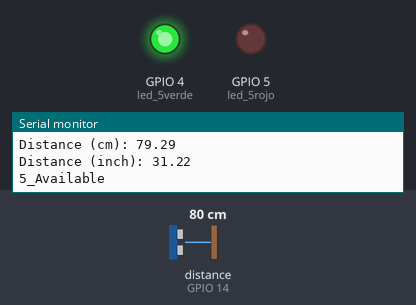
A sketch run on a simulated ESP8266 (NodeMCU). On the bench: output pins drawn as LEDs (lit = HIGH), the last lines printed to the serial monitor. Wiring (inferred from the names in the program): ultrasonic range finder: trigger GPIO 13; echo GPIO 14. Inputs (shaded band) come from the test bench; at power-on: distance to the obstacle (sensor on GPIO 14) 80 cm. The echo pulse lasts 58.3 µs per cm; WiFi joins after 1.5 s; servers stay silent unless stated; pins used as bus, display or sensor lines are not drawn.

Above: at 2.7 s.
2.8 s: distance to the obstacle (sensor on GPIO 14) set to 12 cm
5.1 s: distance to the obstacle (sensor on GPIO 14) set to 9 cm
At 7.4 s:
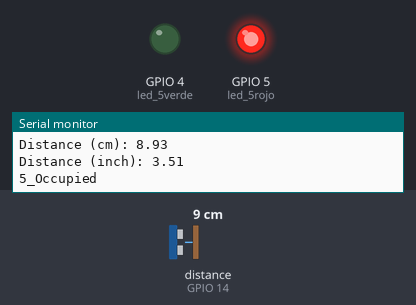
7.7 s: distance to the obstacle (sensor on GPIO 14) set to 18 cm
At 9.5 s:
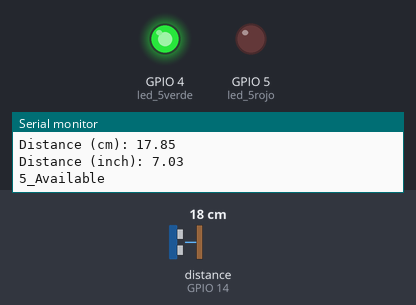
10.0 s: distance to the obstacle (sensor on GPIO 14) set to 2 cm
At 11.4 s:
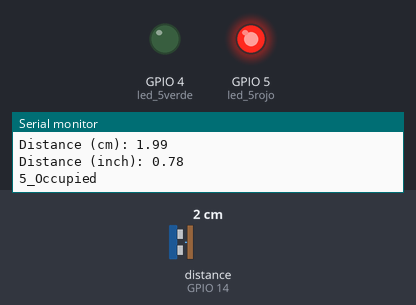
Timing chart, 0 to 13.0 s (numbered marks = the images above; inputs shaded):
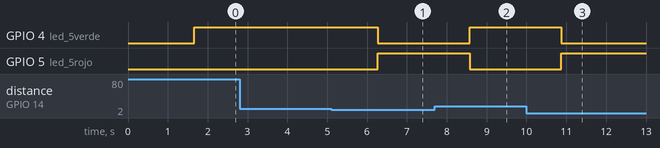

The sketch:

espacios_parqueo3.ino
```cpp
#include <ESP8266WiFi.h>   //node mcu


#include "FirebaseESP8266.h"


//Firebase settings
 #define project "parkiate-ki-default-rtdb.firebaseio.com"
#define secret "zofO8ckeIRWjFSqMT92wgNcPCUgXfkyyICunMnKH"

#define ssid "Le Sserafim"
#define password "579!!Oo296"


FirebaseData data_park;

//para el timestamp

//const char* ntpServer = "pool.ntp.org";

//const long  gmtOffset_sec = 21600;
//const int   daylightOffset_sec = 3600;


//Espacio5
const int trigPin5 = 13;  //D7
const int echoPin5 = 14; //D5
const int led_5verde= 4;  //D2
const int led_5rojo = 5;  //D1


//Peticion /Parking_Status/id_parqueo/id_slot/estado
//Ejemplo:/Parking_Status/-Mq73KmXyn-fx7tlnIQn/-N-t_vx07IoxzsBpIURf/estado


//Id del parqueo

const String id_parqueo="-Mq73KmXyn-fx7tlnIQn";


// Id de los slots


String id5= "-N4uuV9GgyRmemKZaZ3S";


String doc5= "/Parking_Status/"+id_parqueo+"/"+id5+"/estado";


//define sound velocity in cm/uS
#define SOUND_VELOCITY 0.034
#define CM_TO_INCH 0.393701
;


long duration5;
float distanceCm5;
float distanceInch5;

int timestamp;


void setup() {

  // Init and get the time


  Serial.begin(115200); // Starts the serial communication


      pinMode(led_5verde, OUTPUT); // Sets the echoPin as an Input
  pinMode(led_5rojo, OUTPUT);


     pinMode(trigPin5, OUTPUT); // Sets the trigPin as an Output
  pinMode(echoPin5, INPUT);


   WiFi.begin(ssid,password);
  while(WiFi.status() != WL_CONNECTED)
  {
    delay(100);
    Serial.print(".");
  }

  Firebase.begin(project,secret);

}

void loop() {


  digitalWrite(trigPin5, LOW);
  delayMicroseconds(2);
  // Sets the trigPin on HIGH state for 10 micro seconds
  digitalWrite(trigPin5, HIGH);
  delayMicroseconds(10);
  digitalWrite(trigPin5, LOW);

  // Reads the echoPin, returns the sound wave travel time in microseconds
  duration5 = pulseIn(echoPin5, HIGH);

  // Calculate the distance
  distanceCm5 = duration5 * SOUND_VELOCITY/2;

  // Convert to inches
  distanceInch5 = distanceCm5 * CM_TO_INCH;

  // Prints the distance on the Serial Monitor
  Serial.print("Distance (cm): ");
  Serial.println(distanceCm5);
  Serial.print("Distance (inch): ");
  Serial.println(distanceInch5);

      //Firebase.setFloat("distance", distancecm);

          //Firebase.setFloat(data_park,doc2, distanceCm );  // send bool to firebase


    if (distanceCm5 < 10) {                      //if distance is less than 6cm then on led
        Serial.println("5_Occupied ");
                  Firebase.setBool(data_park,doc5, false );  // send bool to firebase
                  digitalWrite(led_5rojo,HIGH);

                                                      digitalWrite(led_5verde,LOW);

  }

  if (distanceCm5 > 10) {                        //if distance is greater than 6cm then off led
        Serial.println("5_Available ");

                  Firebase.setBool(data_park,doc5, true );  // send bool to firebase

                   digitalWrite(led_5rojo,LOW);

                                                      digitalWrite(led_5verde,HIGH);

  }


  delay(1000);


}
```

Measured:
- the behaviour switches between 11 and 10 cm on distance to the obstacle (sensor on GPIO 14) (found by bisection; images 0 and 1)
- after the input at 5.1 s, GPIO 4 (led_5verde): HIGH → LOW after 1.2 s; GPIO 5 (led_5rojo): LOW → HIGH after 1.2 s
- after the input at 7.7 s, GPIO 4 (led_5verde): LOW → HIGH after 0.87 s; GPIO 5 (led_5rojo): HIGH → LOW after 0.87 s
- after the input at 10.0 s, GPIO 4 (led_5verde): HIGH → LOW after 0.88 s; GPIO 5 (led_5rojo): LOW → HIGH after 0.88 s
